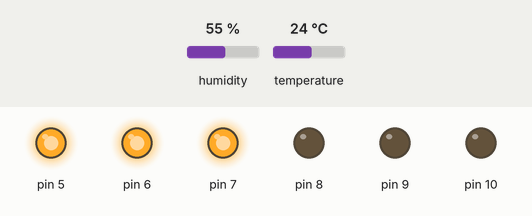
Bench run of a sketch on a simulated Arduino Uno, built with avr-gcc and run on an emulated ATmega328P. Shown: output pins drawn as LEDs (lit = HIGH). The inputs (shaded band) are chosen by the test bench; at power-on: temperature 24 °C, humidity 55 %.

Above: at 7.8 s.
7.9 s: temperature set to 12 °C
At 8.8 s:
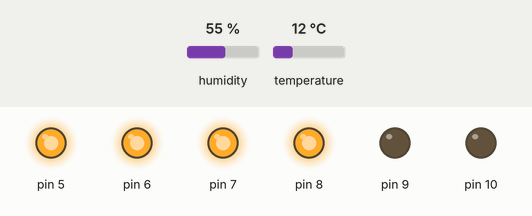
18.2 s: temperature set to 15 °C
23.9 s: temperature set to 15.9 °C
At 24.6 s:
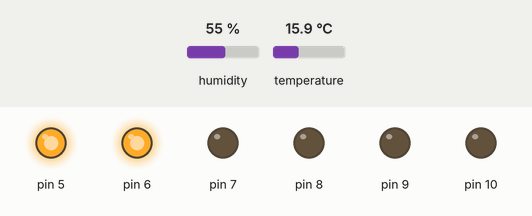
29.6 s: temperature set to 28 °C
At 32.8 s:
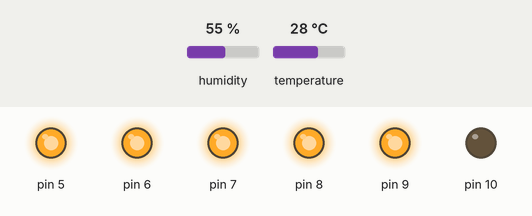
Timing chart, 0 to 36.3 s (numbered marks = the images above; inputs shaded):
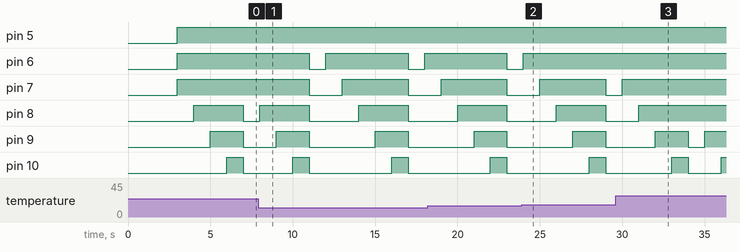

The sketch:

termometro_led.ino
```cpp
//termometro led
//11.7.2020
//https://infinitopython.blogspot.com

#include <dht_nonblocking.h>
#define DHT_SENSOR_TYPE DHT_TYPE_11

static const int DHT_SENSOR_PIN = 2;
DHT_nonblocking dht_sensor( DHT_SENSOR_PIN, DHT_SENSOR_TYPE );


/*
 * Initialize the serial port.
 */
void setup( )
{
  pinMode(5, OUTPUT);
  pinMode(6, OUTPUT);
  pinMode(7, OUTPUT);
  pinMode(8, OUTPUT);
  pinMode(9, OUTPUT);
  pinMode(10, OUTPUT);
  digitalWrite(5, LOW);
  digitalWrite(6, LOW);
  digitalWrite(7, LOW);
  digitalWrite(8, LOW);
  digitalWrite(9, LOW);
  digitalWrite(10, LOW);
}


/*
 * Poll for a measurement, keeping the state machine alive.  Returns
 * true if a measurement is available.
 */
static bool measure_environment( float *temperature, float *humidity )
{
  static unsigned long measurement_timestamp = millis( );

  /* Measure once every four seconds. */
  if( millis( ) - measurement_timestamp > 3000ul )
  {
    if( dht_sensor.measure( temperature, humidity ) == true )
    {
      measurement_timestamp = millis( );
      return( true );
    }
  }

  return( false );
}


/*
 * Main program loop.
 */
void loop( )
{
  float temperature;
  float humidity;

  /* Measure temperature and humidity.  If the functions returns
     true, then a measurement is available. */
  if( measure_environment( &temperature, &humidity ) == true )
  {
    if( temperature <= 15.00){
      digitalWrite(5, HIGH);
      digitalWrite(6, LOW);
      digitalWrite(7, LOW);
      digitalWrite(8, LOW);
      digitalWrite(9, LOW);
      digitalWrite(10, LOW);
      delay(1000);
    }
    else{
      digitalWrite(5, LOW);
      digitalWrite(6, LOW);
      digitalWrite(7, LOW);
      digitalWrite(8, LOW);
      digitalWrite(9, LOW);
      digitalWrite(10, LOW);
    }

      if( temperature <= 20.00){
      digitalWrite(5, HIGH);
      digitalWrite(6, HIGH);
      digitalWrite(7, LOW);
      digitalWrite(8, LOW);
      digitalWrite(9, LOW);
      digitalWrite(10, LOW);
      delay(1000);
    }
    else{
      digitalWrite(5, LOW);
      digitalWrite(6, LOW);
      digitalWrite(7, LOW);
      digitalWrite(8, LOW);
      digitalWrite(9, LOW);
      digitalWrite(10, LOW);
    }

      if( temperature <= 25.00){
      digitalWrite(5, HIGH);
      digitalWrite(6, HIGH);
      digitalWrite(7, HIGH);
      digitalWrite(8, LOW);
      digitalWrite(9, LOW);
      digitalWrite(10, LOW);
      delay(1000);
    }
    else{
      digitalWrite(5, LOW);
      digitalWrite(6, LOW);
      digitalWrite(7, LOW);
      digitalWrite(8, LOW);
      digitalWrite(9, LOW);
      digitalWrite(10, LOW);
    }

      if( temperature <= 30.00){
      digitalWrite(5, HIGH);
      digitalWrite(6, HIGH);
      digitalWrite(7, HIGH);
      digitalWrite(8, HIGH);
      digitalWrite(9, LOW);
      digitalWrite(10, LOW);
      delay(1000);
    }
    else{
      digitalWrite(5, LOW);
      digitalWrite(6, LOW);
      digitalWrite(7, LOW);
      digitalWrite(8, LOW);
      digitalWrite(9, LOW);
      digitalWrite(10, LOW);
    }

    if( temperature == 31.00 || 32.00 || 33.00 || 34.00 || 35.00){
      digitalWrite(5, HIGH);
      digitalWrite(6, HIGH);
      digitalWrite(7, HIGH);
      digitalWrite(8, HIGH);
      digitalWrite(9, HIGH);
      digitalWrite(10, LOW);
      delay(1000);
    }
    else{
      digitalWrite(5, LOW);
      digitalWrite(6, LOW);
      digitalWrite(7, LOW);
      digitalWrite(8, LOW);
      digitalWrite(9, LOW);
      digitalWrite(10, LOW);
    }


    if( temperature < 36.00){
      digitalWrite(5, HIGH);
      digitalWrite(6, HIGH);
      digitalWrite(7, HIGH);
      digitalWrite(8, HIGH);
      digitalWrite(9, HIGH);
      digitalWrite(10, LOW);
    }
    else( temperature == 36.00 || 37.00 || 38.00 || 39.00 || 40.00);{
      digitalWrite(5, HIGH);
      digitalWrite(6, HIGH);
      digitalWrite(7, HIGH);
      digitalWrite(8, HIGH);
      digitalWrite(9, HIGH);
      digitalWrite(10, HIGH);
      delay(1000);
    }
  }
}
```

Measured:
- the behaviour switches between 15.4 and 15.5 °C on temperature (found by bisection; images 1 and 2)
- after the input at 7.9 s, pin 6: alternates HIGH for 5.0 s and LOW for 1.0 s, starting after 3.1 s; pin 7: HIGH → LOW after 3.1 s, → HIGH 2.0 s later, → LOW 4.0 s later; pin 8: LOW → HIGH after 6.1 s, → LOW 3.0 s later; pin 9: LOW → HIGH after 7.1 s, → LOW 2.0 s later; pin 10: LOW → HIGH after 8.1 s, → LOW 1.0 s later
- after the input at 23.9 s, pin 6: goes on until 24.0 s, then stays HIGH
- after the input at 29.6 s, pin 7: goes on until 30.0 s, then stays HIGH; pin 8: goes on until 31.0 s, then stays HIGH
